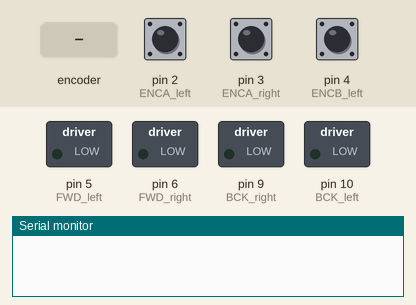
A sketch run on a simulated Arduino Uno, built with avr-gcc and run on an emulated ATmega328P. Parts: switched loads named in the sketch (green lamp = pin HIGH), the last lines printed to the serial monitor. The test bench sets the inputs (shaded band); at power-on: pin 2 (ENCA_left) HIGH, pin 3 (ENCA_right) HIGH, pin 4 (ENCB_left) LOW.

Above: at 0.05 s.
At 1.26 s:
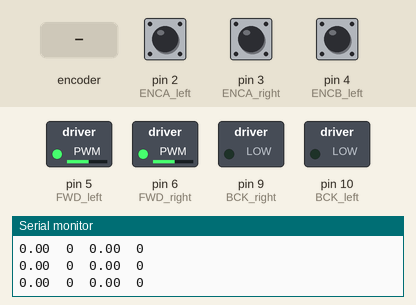
1.3 s: rotary encoder on pin 2 (ENCA_left) / pin 4 (ENCB_left) turned 1 step (first pin leading)
At 2.3 s:
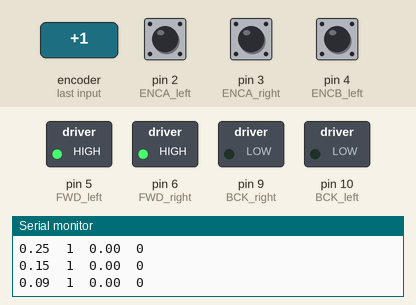
Timing chart, 0 to 4.3 s (numbered marks = the images above; inputs shaded):
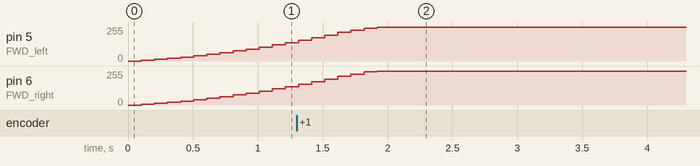

The sketch:

main.ino
```cpp
// hello
```

straightline_motion_pidOnly.ino
```cpp
#include <Arduino.h>

#define ENCA_left 2
#define ENCB_left 4
#define ENCA_right 3
#define ENCB_right 7

#define FWD_left 5 // connect all analog
#define BCK_left 10
#define FWD_right 6
#define BCK_right 9

// standard constants
#define PI 3.14159
#define HALF_OF_SQRT_3_MINUS_1 0.366025 // (sqrt(3) - 1) / 2

// useful evaluators
#define CTS_DECELERATION(setSpeed) (((setSpeed) / RATE_OF_ADJUSTMENT) * (setSpeed) * (CONTROL_STEP_MS / 1000.0) * 0.5 * ((setSpeed) < 0 ? (-1) : (1)))

// CONSTS CONFIG

// chassis definition
#define LIENAR_DISTANCE_STEP_cm 30.0
#define WHEEL_DIAMETER_cm 6.0325
#define DISTANCE_BETWEEN_WHEELS_cm 10.8
#define TICKS_PER_REV 1920

#define LINEAR_TO_TICKS(x) ((x) / (WHEEL_DIAMETER_cm * PI) * TICKS_PER_REV)

// other consts
#define LINEAR_SPEED_SET 800
#define ROTATION_SPEED_SET 200

// instruction init
struct instruction {
  unsigned long leftTargetPos; // ticks
  bool leftTargetDir;

  unsigned long rightTargetPos; // ticks
  bool rightTargetDir;

  int absSetSpeed;
};

#define Forward instruction{LINEAR_TO_TICKS(LIENAR_DISTANCE_STEP_cm), true, LINEAR_TO_TICKS(LIENAR_DISTANCE_STEP_cm), true, LINEAR_SPEED_SET}
#define Backward instruction{LINEAR_TO_TICKS(LIENAR_DISTANCE_STEP_cm), false, LINEAR_TO_TICKS(LIENAR_DISTANCE_STEP_cm), false, LINEAR_SPEED_SET}
#define RotateLeft \
  instruction{LINEAR_TO_TICKS(DISTANCE_BETWEEN_WHEELS_cm*PI/8), false, LINEAR_TO_TICKS(DISTANCE_BETWEEN_WHEELS_cm*PI/8), true, LINEAR_SPEED_SET)}
  //instruction{0, true, LINEAR_TO_TICKS(DISTANCE_BETWEEN_WHEELS_cm*PI*(1.0/6)), true, ROTATION_SPEED_SET}, \
  instruction{LINEAR_TO_TICKS(DISTANCE_BETWEEN_WHEELS_cm*PI*(1.0/3)), false, 0, true, ROTATION_SPEED_SET}, \
  instruction{LINEAR_TO_TICKS(DISTANCE_BETWEEN_WHEELS_cm*HALF_OF_SQRT_3_MINUS_1), true, LINEAR_TO_TICKS(DISTANCE_BETWEEN_WHEELS_cm*HALF_OF_SQRT_3_MINUS_1), true, ROTATION_SPEED_SET}
#define RotateRight \
  instruction{LINEAR_TO_TICKS(DISTANCE_BETWEEN_WHEELS_cm*PI*(1.0/6)), true, 0, true, ROTATION_SPEED_SET}, \
  instruction{0, true, LINEAR_TO_TICKS(DISTANCE_BETWEEN_WHEELS_cm*PI*(1.0/3)), false, ROTATION_SPEED_SET}, \
  instruction{LINEAR_TO_TICKS(DISTANCE_BETWEEN_WHEELS_cm*HALF_OF_SQRT_3_MINUS_1), true, LINEAR_TO_TICKS(DISTANCE_BETWEEN_WHEELS_cm*HALF_OF_SQRT_3_MINUS_1), true, ROTATION_SPEED_SET}
// the sequences defined above are definitely impracticable unless the robot can be made quite accurate;
// just do 90 degree turns, adjusting linear travel as needed if that doesn't work

instruction instructionQueue[] = {
   Forward
};

int sizeOfInstructionQueue = sizeof(instructionQueue) / sizeof(instructionQueue[0]);

int nextStep = 0;

// -- PID CONFIG -- //
const int CONTROL_STEP_MS = 100;
const float kP_left = .1;//01;
const float kI_left = 0.2;//001;
const float kP_right = 0.1;
const float kI_right = 0.2;
const int RATE_OF_ADJUSTMENT = 50; // cts per 100 millis (per control_step_ms)

const int BASELINE = 0;

int setSpeed_left = 0; // only set at 50s
int setSpeed_right = 0;

int targetSpeed_left = 0; // cts / sec; target speed should prolly be lerped for real activity.
int targetSpeed_right = 0;

long targetPosition_left = 0;
long targetPosition_right = 0;

// const unsigned long targetPosition = 4000; // cts
// targetSpeed / RATE_OF_ADJUSTMENT * setSpeed * .5

// PID vars
long posLeft_total = 0;
long posLeft = 0;
long posRight_total = 0;
long posRight = 0;
long lastCheck = 0;

float prevLeftVel = 0;
float prevRightVel = 0;

float velLeftFilt = 0;
float velRightFilt = 0;

// PI Control vars
float integral_error_left = 0;
float integral_error_right = 0;

void setMotors(int forwardLeft, int forwardRight, int backwardLeft, int backwardRight) {
  analogWrite(FWD_left, constrain(forwardLeft, 0, 255));
  analogWrite(BCK_left, constrain(backwardLeft, 0, 255));
  analogWrite(FWD_right, constrain(forwardRight, 0, 255));
  analogWrite(BCK_right, constrain(backwardRight, 0, 255));
}

void updateToNext() {
  instruction next = instructionQueue[nextStep];
  long leftSignal = next.leftTargetPos * (next.leftTargetDir ? (1) : (-1));
  long rightSignal = next.rightTargetPos * (next.rightTargetDir ? (1) : (-1));

  posLeft_total = 0;
  posRight_total = 0;

  targetPosition_left = leftSignal;
  targetPosition_right = rightSignal;

  setSpeed_left = (next.leftTargetDir ? (1) : (-1)) * next.absSetSpeed;
  setSpeed_right = (next.rightTargetDir ? (1) : (-1)) * next.absSetSpeed;

  nextStep++;
}

void setup() {
  Serial.begin(9600);

  pinMode(ENCA_left, INPUT);
  pinMode(ENCB_left, INPUT);
  pinMode(ENCA_right, INPUT);
  pinMode(ENCB_right, INPUT);

  pinMode(FWD_left, OUTPUT);
  pinMode(BCK_left, OUTPUT);
  pinMode(FWD_right, OUTPUT);
  pinMode(BCK_right, OUTPUT);

  attachInterrupt(digitalPinToInterrupt(ENCA_left), readEncoderLeft, RISING);
  attachInterrupt(digitalPinToInterrupt(ENCA_right), readEncoderRight, RISING);

  updateToNext();
}

void readEncoderLeft() {
  int b = digitalRead(ENCB_left);
  if (b > 0) {
    posLeft--;
    posLeft_total--;
  } else {
    posLeft++;
    posLeft_total++;
  }
}

void readEncoderRight() {
  int b = digitalRead(ENCB_right);
  if (b > 0) {
    posRight++; // signs adjusted to account for difference in motor orient.
    posRight_total++;
  } else {
    posRight--;
    posRight_total--;
  }
}

void adjustTargetSpeed() {
  if (setSpeed_left > targetSpeed_left) {
    targetSpeed_left = targetSpeed_left + RATE_OF_ADJUSTMENT;
  } else if (setSpeed_left < targetSpeed_left) {
    targetSpeed_left = targetSpeed_left - RATE_OF_ADJUSTMENT;
  }

  if (setSpeed_right > targetSpeed_right) {
    targetSpeed_right = targetSpeed_right + RATE_OF_ADJUSTMENT;
  } else if (setSpeed_right < targetSpeed_right) {
    targetSpeed_right = targetSpeed_right - RATE_OF_ADJUSTMENT;
  }
}

void loop() {
  if (millis() - lastCheck < CONTROL_STEP_MS) {
    return;
  }

  adjustTargetSpeed();

  float speedLeft = posLeft / (CONTROL_STEP_MS / 1000.0);
  float speedRight = posRight / (CONTROL_STEP_MS / 1000.0);

  velLeftFilt = velLeftFilt*0.6 + 0.2*speedLeft + .2*prevLeftVel;
  velRightFilt = velRightFilt*0.6 + 0.2*speedRight + .2*prevRightVel;

  float errorLeft = targetSpeed_left - velLeftFilt;
  float errorRight = targetSpeed_right - velRightFilt;

  integral_error_left = integral_error_left + (errorLeft * (CONTROL_STEP_MS / 1000.0));
  integral_error_right = integral_error_right + (errorRight * (CONTROL_STEP_MS / 1000.0));

  float controlLeft = BASELINE + kP_left * errorLeft + kI_left * integral_error_left;
  float controlRight = BASELINE + kP_right * errorRight + kI_right * integral_error_right;


  // force control down if 0
  if (targetPosition_left == 0 ) {
    controlLeft = 0;
  }
  if (targetPosition_right == 0) {
    controlRight = 0;
  }

  Serial.print(velLeftFilt);
  Serial.print("\t");
  Serial.print(posLeft_total);
  Serial.print("\t");
  Serial.print(velRightFilt);
  Serial.print("\t")  ;
  Serial.println(posRight_total);


  int forLeft = 0, forRight = 0, backLeft = 0, backRight = 0;
  if (controlLeft >= 0) {
    forLeft = controlLeft;
  } else {
    backLeft = controlLeft*(-1.0);
  }

  if (controlRight >= 0) {
    forRight = controlRight;
  } else {
    backRight = controlRight*(-1.0);
  }

  setMotors(forLeft, forRight, backLeft, backRight);

  lastCheck = millis();

  posLeft = 0;
  posRight = 0;

  prevLeftVel = speedLeft;
  prevRightVel = speedRight;

  // ending
  if ( abs(posLeft_total) > abs(targetPosition_left - CTS_DECELERATION(targetSpeed_left)) ) {
    setSpeed_left = 0;
  }
  if ( abs(posRight_total) > abs(targetPosition_right - CTS_DECELERATION(targetSpeed_right)) ) {
    setSpeed_right = 0;
  }

  // recurse next
  if (setSpeed_left == 0 && setSpeed_right == 0 && velLeftFilt < 1 && velRightFilt < 1 && sizeOfInstructionQueue >= nextStep + 1) {
    updateToNext();
  }
}
```
